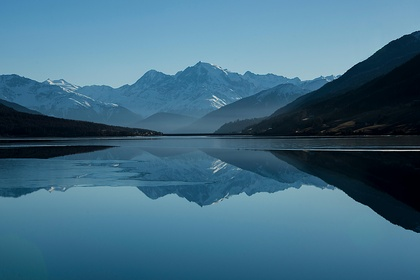
%> input picture Histogram Equalisation/Images/image1.jpg, 420 x 280 px, shrunk from 6000 x 4000 before the run
$ octave histogram_equalisation.m   (GNU Octave 9; MATLAB toolbox functions it lacks are replaced by stand-ins)
%> lines starting %> are read from the running program, lines starting %| are printed output that depends on the picture
clc;
clear all;
close all;

% Prompt user to select an image file
[file, path] = uigetfile('Images/Lena.jpg', 'Select Lena.jpg');
%> the answer given: Images/image1.jpg
if isequal(file, 0)
    disp('No file selected. Exiting...');
    return;
end

% Reading the file using the filePath
filePath = fullfile(path, file);
img = imread(filePath);
%> img is the input picture: size 280x420x3 uint8; mean R, G, B 64.9, 108.3, 131.5

% Convert the image to grayscale if it is in RGB format
if size(img, 3) == 3
    grayImg = rgb2gray(img);
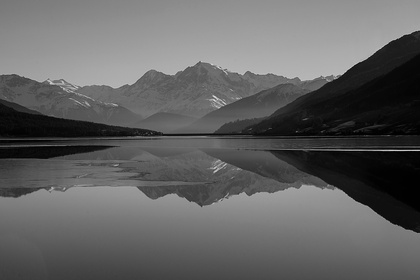
%> grayImg: size 280x420 uint8; min 0, max 219, mean 98
else
    grayImg = img;
end

% Get the dimensions of the grayscale image
[rows, cols] = size(grayImg);
%> rows = 280; cols = 420

% Compute the histogram for the grayscale image
histOrig = zeros(256, 1);
for r = 1:rows
    for c = 1:cols
        pixel = grayImg(r, c);
        histOrig(pixel + 1) = histOrig(pixel + 1) + 1;
    end
end
%> after the loop, histOrig = 256 values, max 1262 at index 10, min 0 at index 211, mean 459.4

% Normalize the histogram to calculate the PDF (Probability Density Function)
pdfOrig = histOrig / (rows * cols);
%> pdfOrig = 256 values, max 0.0107 at index 10, min 0 at index 211, mean 0.00391

% Compute the CDF (Cumulative Distribution Function) for the grayscale image
cdfOrig = cumsum(pdfOrig);
%> cdfOrig = 256 values from 8.5e-06 to 1

% Map the pixel intensities based on the equalized CDF
map = round(cdfOrig * 255);
%> map = 256 values from 0 to 255

% Create the histogram-equalized image
equalizedImg = zeros(size(grayImg));
for r = 1:rows
    for c = 1:cols
        equalizedImg(r, c) = map(grayImg(r, c) + 1);
    end
end
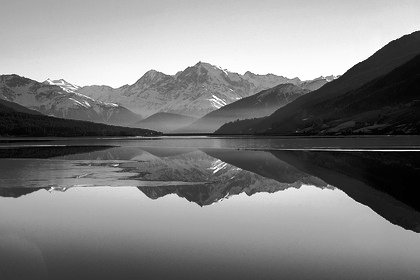
%> equalizedImg: size 280x420 double; min 0, max 255, mean 128.4

equalizedImg = uint8(equalizedImg); % Convert to uint8 for display
%> equalizedImg: size 280x420 uint8

% Compute the histogram for the equalized image
histEq = zeros(256, 1); % Initialize the histogram array
for r = 1:rows
    for c = 1:cols
        pixel = equalizedImg(r, c);
        histEq(pixel + 1) = histEq(pixel + 1) + 1;
    end
end
%> after the loop, histEq = 256 values, max 1262 at index 15, min 0 at index 3, mean 459.4

% Normalize the histogram to calculate the PDF for the equalized image
pdfEq = histEq / (rows * cols);
%> pdfEq = 256 values, max 0.0107 at index 15, min 0 at index 3, mean 0.00391

% Compute the CDF for the equalized image
cdfEq = cumsum(pdfEq);
%> cdfEq = 256 values from 8.5e-06 to 1

% Display the results
figure;

% Display the original image and its histogram with CDF
subplot(2, 2, 1);
imshow(grayImg);
title('Original Grayscale Image');

subplot(2, 2, 2);
imhist(grayImg);
hold on;
plot(cdfOrig * max(histOrig), 'r', 'LineWidth', 2); % Scale CDF for visualization
legend('Histogram', 'CDF');
title('Histogram and CDF of Original Image');

% Display the equalized image and its histogram with CDF
subplot(2, 2, 3);
imshow(equalizedImg);
title('Equalized Image');

subplot(2, 2, 4);
imhist(equalizedImg);
hold on;
plot(cdfEq * max(histEq), 'r', 'LineWidth', 2); % Scale CDF for visualization
legend('Histogram', 'CDF');
title('Histogram and CDF of Equalized Image');
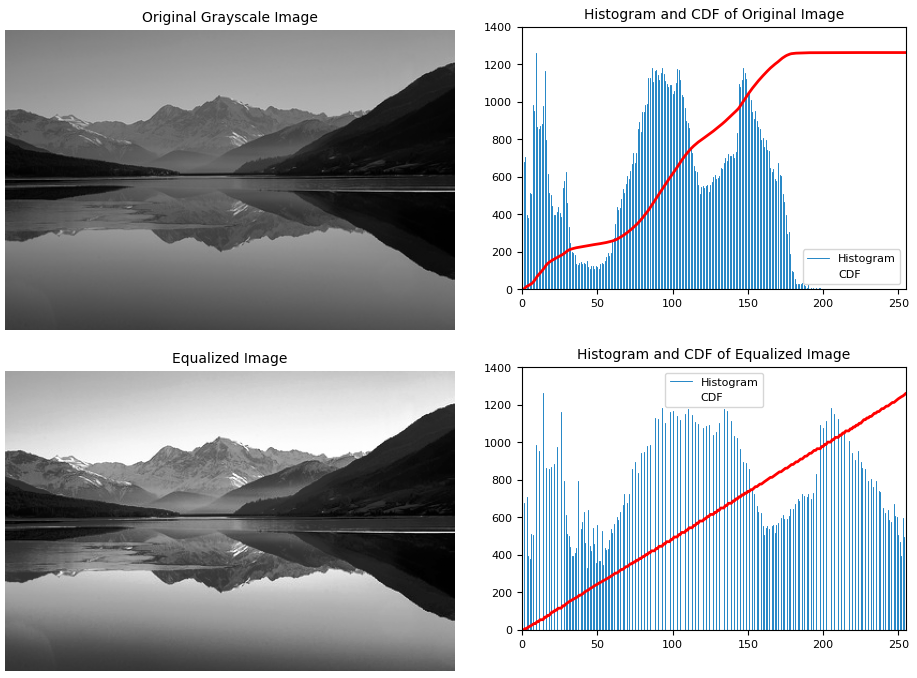
%> figure redrawn from the program's plot data, 4 panels

$ run again, on Histogram Equalisation/Images/image4.jpg
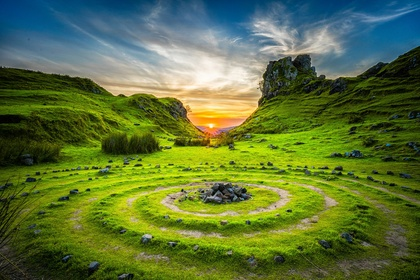
%> input picture Histogram Equalisation/Images/image4.jpg, 420 x 280 px, shrunk from 3000 x 2001 before the run
%> img is the input picture: size 280x420x3 uint8; mean R, G, B 93.6, 114.4, 56.9
%> after the loop `for r = 1:rows`: histOrig = 256 values, max 1000 at index 64, min 0 at index 253, mean 459.4
%> pdfOrig = 256 values, max 0.0085 at index 64, min 0 at index 253, mean 0.00391
%> cdfOrig = 256 values from 5.1e-05 to 1
%> map = 256 values from 0 to 255
%> after the loop `for r = 1:rows`:
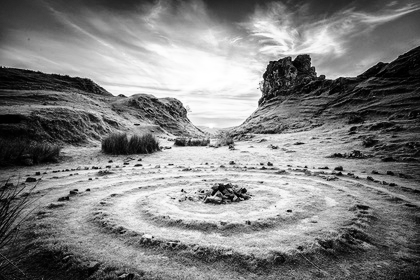
%> equalizedImg: size 280x420 double; min 0, max 255, mean 128.2
%> after the loop `for r = 1:rows`: histEq = 256 values, max 1000 at index 69, min 0 at index 23, mean 459.4
%> pdfEq = 256 values, max 0.0085 at index 69, min 0 at index 23, mean 0.00391
%> cdfEq = 256 values from 0.00141 to 1
%> `title('Histogram and CDF of Equalized Image');`:
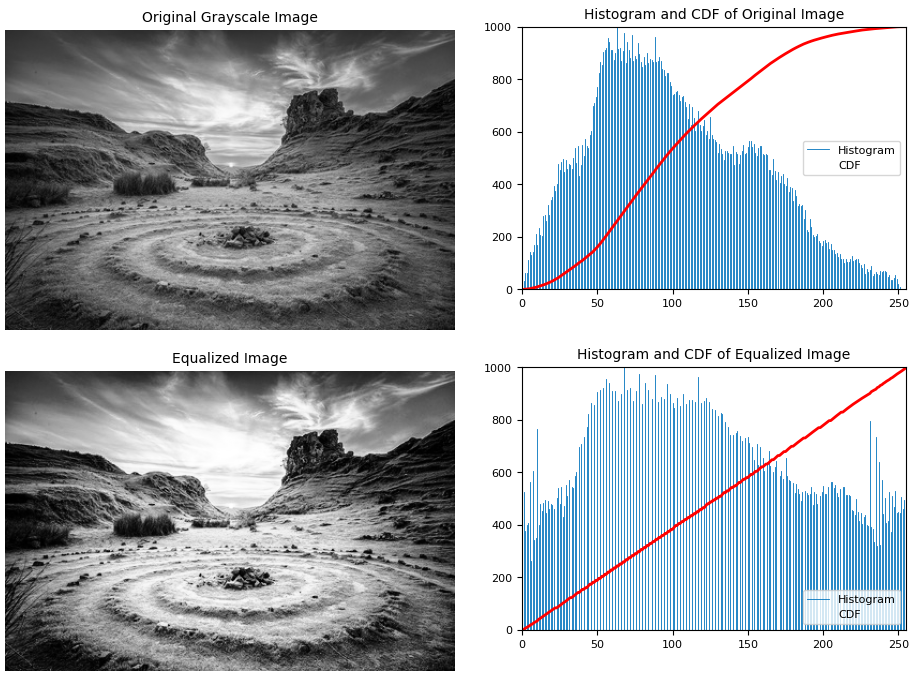
%> figure redrawn from the program's plot data, 4 panels
